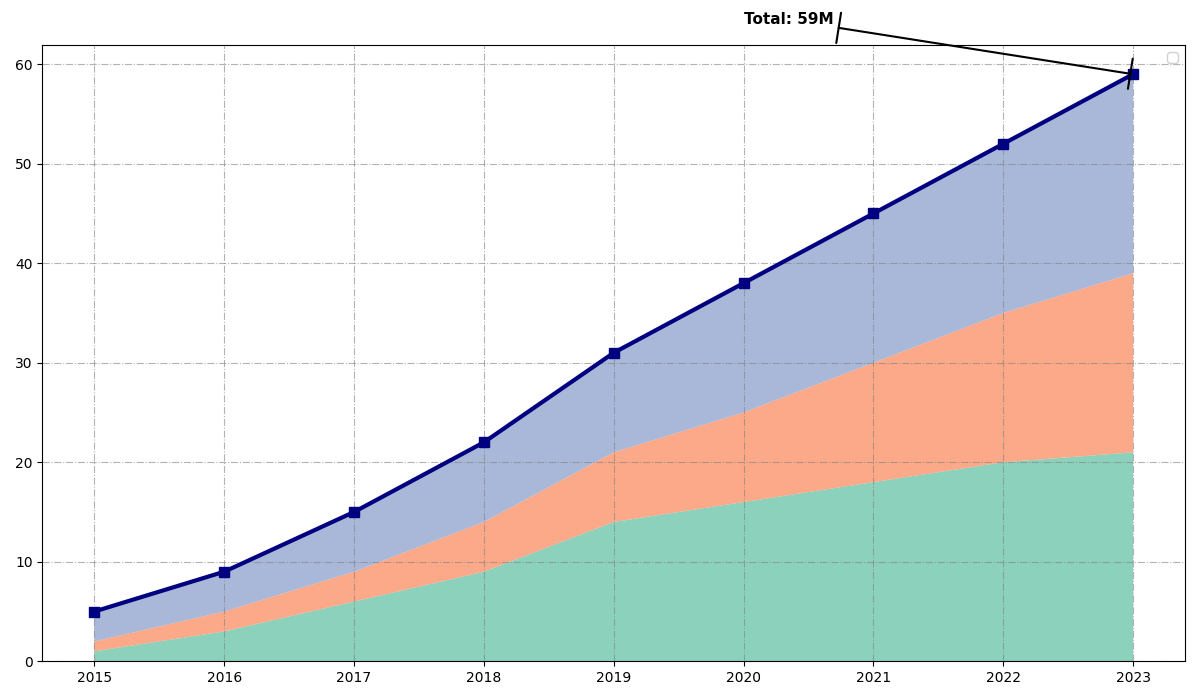

Source code (Python):
import matplotlib.pyplot as plt
import numpy as np

years = np.arange(2015, 2024)

podcast_data = {
    'True Crime': np.array([1, 3, 6, 9, 14, 16, 18, 20, 21]),
    'Health & Fitness': np.array([1, 2, 3, 5, 7, 9, 12, 15, 18]),
    'Comedy': np.array([3, 4, 6, 8, 10, 13, 15, 17, 20]),
}

values = np.array(list(podcast_data.values()))
cumulative_listeners = values.sum(axis=0)

fig, ax = plt.subplots(figsize=(12, 7))

ax.stackplot(years, values, colors=['#66c2a5', '#fc8d62', '#8da0cb'], alpha=0.75)
ax.plot(years, cumulative_listeners, color='navy', linewidth=3, linestyle='-', marker='s', markersize=7)

ax.annotate(f'Total: {cumulative_listeners[-1]}M', xy=(2023, cumulative_listeners[-1]), xytext=(2020, cumulative_listeners[-1] + 5),
            arrowprops=dict(facecolor='darkred', arrowstyle='|-|', lw=1.5),
            fontsize=11, fontweight='bold', color='black')

ax.legend(loc='upper right', frameon=True, framealpha=0.9)
ax.grid(linestyle='-.', alpha=0.6, color='gray')

plt.tight_layout()
plt.show()
